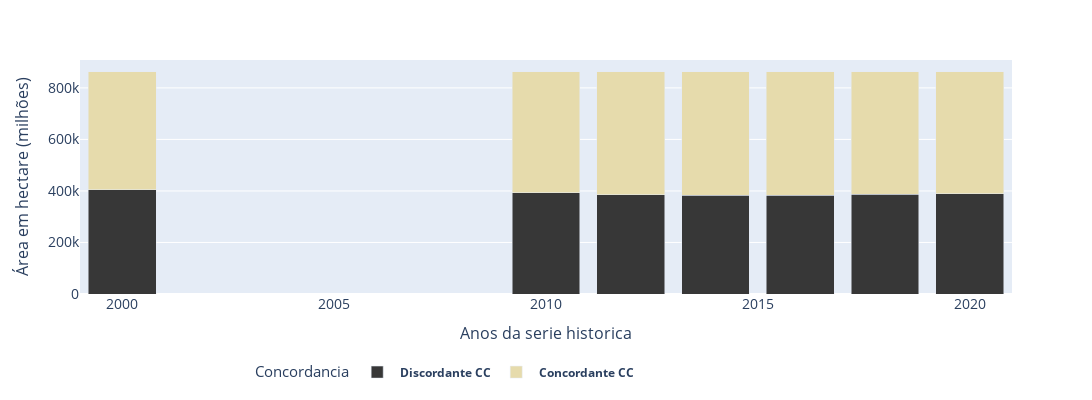

Notebook source saved alongside this figure:
### Code cell
dfCompIBGE = pd.read_csv(PathsIBGE)
dfCompIBGE = dfCompIBGE.drop(['system:index','.geo', 'territory'], axis=1)
print("columnas dfTable" , dfCompIBGE.columns)
print(dfCompIBGE.head())
#lstDF.append(df_tmp)
#os.remove(npath)
print(" =========================================")
dfGroup = dfCompIBGE.groupby(['class', 'year'])['area'].sum().reset_index()
print("agrupando por classe temos " , dfGroup.shape)
dfGroup['class'] = dfGroup['class'].astype(str)
dfGroup['name_class'] = dfGroup['class']
dfGroup['name_class'].replace(dict_nameIncid, inplace=True)
print(" ",dfGroup.head())

nomeLegend = "Concordancia"
namePlot = "Serie temporal de áreas de concordancia mapa FINAL vs INTEGRAÇÂO"
plot_Serie_areasEstaveis(dfGroup, namePlot, dict_CColor_concordancia, nomeLegend)

### Figure 1 — Plotly figure (JSON) as saved in the notebook; plotly's stock layout.template omitted (floating-point values rounded to 4 significant figures)
{"data": [{"alignmentgroup": "True", "hovertemplate": "name_class=<b> Discordante CC</b><br>year=%{x}<br>area=%{y}<extra></extra>", "legendgroup": "<b> Discordante CC</b>", "marker": {"color": "#373737", "pattern": {"shape": ""}}, "name": "<b> Discordante CC</b>", "offsetgroup": "<b> Discordante CC</b>", "orientation": "v", "showlegend": true, "textposition": "auto", "type": "bar", "x": [2000, 2010, 2012, 2014, 2016, 2018, 2020], "xaxis": "x", "y": [405300.0, 392800.0, 385800.0, 382500.0, 382800.0, 387200.0, 388300.0], "yaxis": "y"}, {"alignmentgroup": "True", "hovertemplate": "name_class=<b> Concordante CC</b><br>year=%{x}<br>area=%{y}<extra></extra>", "legendgroup": "<b> Concordante CC</b>", "marker": {"color": "#E6DBAC", "pattern": {"shape": ""}}, "name": "<b> Concordante CC</b>", "offsetgroup": "<b> Concordante CC</b>", "orientation": "v", "showlegend": true, "textposition": "auto", "type": "bar", "x": [2000, 2010, 2012, 2014, 2016, 2018, 2020], "xaxis": "x", "y": [457600.0, 470000.0, 477100.0, 480300.0, 480100.0, 475600.0, 474600.0], "yaxis": "y"}], "layout": {"barmode": "stack", "height": 400, "legend": {"orientation": "h", "title": {"font": {"size": 15}, "text": "Concordancia"}, "tracegroupgap": 0, "x": 0.6, "xanchor": "right", "y": -0.4, "yanchor": "bottom"}, "margin": {"t": 60}, "width": 1100, "xaxis": {"anchor": "y", "autorange": true, "domain": [0, 1], "range": [1999, 2021], "tickfont": {"size": 14}, "title": {"font": {"size": 16}, "text": "Anos da serie historica"}, "type": "linear"}, "yaxis": {"anchor": "x", "autorange": true, "domain": [0, 1], "range": [0, 908300.0], "tickfont": {"size": 14}, "title": {"font": {"size": 16}, "text": "Área em hectare (milhões)"}, "type": "linear"}}}
